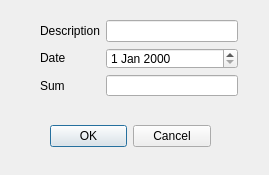
<?xml version="1.0" encoding="UTF-8"?>
<ui version="4.0">
 <class>TransactionDialog</class>
 <widget class="QDialog" name="TransactionDialog">
  <property name="geometry">
   <rect>
    <x>0</x>
    <y>0</y>
    <width>269</width>
    <height>175</height>
   </rect>
  </property>
  <property name="windowTitle">
   <string>Dialog</string>
  </property>
  <widget class="QDialogButtonBox" name="buttonBox">
   <property name="geometry">
    <rect>
     <x>50</x>
     <y>120</y>
     <width>161</width>
     <height>32</height>
    </rect>
   </property>
   <property name="orientation">
    <enum>Qt::Horizontal</enum>
   </property>
   <property name="standardButtons">
    <set>QDialogButtonBox::Cancel|QDialogButtonBox::Ok</set>
   </property>
  </widget>
  <widget class="QWidget" name="layoutWidget">
   <property name="geometry">
    <rect>
     <x>40</x>
     <y>20</y>
     <width>198</width>
     <height>76</height>
    </rect>
   </property>
   <layout class="QHBoxLayout" name="horizontalLayout">
    <item>
     <layout class="QVBoxLayout" name="verticalLayout">
      <item>
       <widget class="QLabel" name="label">
        <property name="minimumSize">
         <size>
          <width>46</width>
          <height>13</height>
         </size>
        </property>
        <property name="text">
         <string>Description</string>
        </property>
       </widget>
      </item>
      <item>
       <widget class="QLabel" name="label_2">
        <property name="text">
         <string>Date</string>
        </property>
       </widget>
      </item>
      <item>
       <widget class="QLabel" name="label_3">
        <property name="text">
         <string>Sum</string>
        </property>
       </widget>
      </item>
     </layout>
    </item>
    <item>
     <layout class="QVBoxLayout" name="verticalLayout_2">
      <item>
       <widget class="QLineEdit" name="lineEdit"/>
      </item>
      <item>
       <widget class="QDateEdit" name="dateEdit"/>
      </item>
      <item>
       <widget class="QLineEdit" name="lineEdit_2"/>
      </item>
     </layout>
    </item>
   </layout>
  </widget>
 </widget>
 <resources/>
 <connections>
  <connection>
   <sender>buttonBox</sender>
   <signal>accepted()</signal>
   <receiver>TransactionDialog</receiver>
   <slot>accept()</slot>
   <hints>
    <hint type="sourcelabel">
     <x>248</x>
     <y>254</y>
    </hint>
    <hint type="destinationlabel">
     <x>157</x>
     <y>274</y>
    </hint>
   </hints>
  </connection>
  <connection>
   <sender>buttonBox</sender>
   <signal>rejected()</signal>
   <receiver>TransactionDialog</receiver>
   <slot>reject()</slot>
   <hints>
    <hint type="sourcelabel">
     <x>316</x>
     <y>260</y>
    </hint>
    <hint type="destinationlabel">
     <x>286</x>
     <y>274</y>
    </hint>
   </hints>
  </connection>
 </connections>
</ui>
